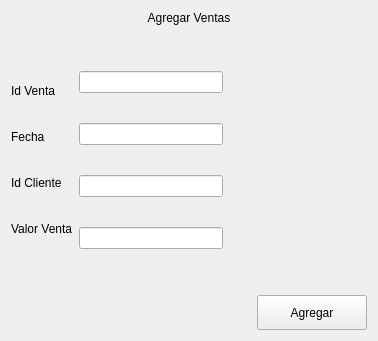
               <widget class="QWidget" name="paginaAgregar">
                <layout class="QVBoxLayout" name="verticalLayout_8">
                 <item>
                  <widget class="QLabel" name="label_8">
                   <property name="text">
                    <string>Agregar Ventas</string>
                   </property>
                   <property name="alignment">
                    <set>Qt::AlignCenter</set>
                   </property>
                  </widget>
                 </item>
                 <item>
                  <spacer name="verticalSpacer_2">
                   <property name="orientation">
                    <enum>Qt::Vertical</enum>
                   </property>
                   <property name="sizeHint" stdset="0">
                    <size>
                     <width>20</width>
                     <height>40</height>
                    </size>
                   </property>
                  </spacer>
                 </item>
                 <item>
                  <layout class="QHBoxLayout" name="horizontalLayout_4">
                   <item>
                    <layout class="QVBoxLayout" name="verticalLayout_7">
                     <item>
                      <widget class="QLabel" name="label_3">
                       <property name="text">
                        <string>Id Venta</string>
                       </property>
                      </widget>
                     </item>
                     <item>
                      <widget class="QLabel" name="label_4">
                       <property name="text">
                        <string>Fecha</string>
                       </property>
                      </widget>
                     </item>
                     <item>
                      <widget class="QLabel" name="label_6">
                       <property name="text">
                        <string>Id Cliente</string>
                       </property>
                      </widget>
                     </item>
                     <item>
                      <widget class="QLabel" name="label_7">
                       <property name="text">
                        <string>Valor Venta</string>
                       </property>
                      </widget>
                     </item>
                    </layout>
                   </item>
                   <item>
                    <layout class="QVBoxLayout" name="verticalLayout_6">
                     <property name="spacing">
                      <number>30</number>
                     </property>
                     <item>
                      <widget class="QLineEdit" name="lineEditAgregarIdVenta"/>
                     </item>
                     <item>
                      <widget class="QLineEdit" name="lineEditAgregarFechaVenta"/>
                     </item>
                     <item>
                      <widget class="QLineEdit" name="lineEditAgregarIdCliente"/>
                     </item>
                     <item>
                      <widget class="QLineEdit" name="lineEditAgregarValorVenta"/>
                     </item>
                    </layout>
                   </item>
                   <item>
                    <spacer name="horizontalSpacer_4">
                     <property name="orientation">
                      <enum>Qt::Horizontal</enum>
                     </property>
                     <property name="sizeHint" stdset="0">
                      <size>
                       <width>40</width>
                       <height>20</height>
                      </size>
                     </property>
                    </spacer>
                   </item>
                  </layout>
                 </item>
                 <item>
                  <spacer name="verticalSpacer">
                   <property name="orientation">
                    <enum>Qt::Vertical</enum>
                   </property>
                   <property name="sizeHint" stdset="0">
                    <size>
                     <width>20</width>
                     <height>40</height>
                    </size>
                   </property>
                  </spacer>
                 </item>
                 <item>
                  <layout class="QHBoxLayout" name="horizontalLayout_5">
                   <item>
                    <widget class="QLabel" name="signalAgregar">
                     <property name="minimumSize">
                      <size>
                       <width>200</width>
                       <height>0</height>
                      </size>
                     </property>
                     <property name="text">
                      <string/>
                     </property>
                     <property name="alignment">
                      <set>Qt::AlignCenter</set>
                     </property>
                    </widget>
                   </item>
                   <item>
                    <spacer name="horizontalSpacer_3">
                     <property name="orientation">
                      <enum>Qt::Horizontal</enum>
                     </property>
                     <property name="sizeHint" stdset="0">
                      <size>
                       <width>40</width>
                       <height>20</height>
                      </size>
                     </property>
                    </spacer>
                   </item>
                   <item>
                    <widget class="QPushButton" name="botonAgregarVenta">
                     <property name="minimumSize">
                      <size>
                       <width>110</width>
                       <height>35</height>
                      </size>
                     </property>
                     <property name="text">
                      <string>Agregar</string>
                     </property>
                    </widget>
                   </item>
                  </layout>
                 </item>
                </layout>
               </widget>
